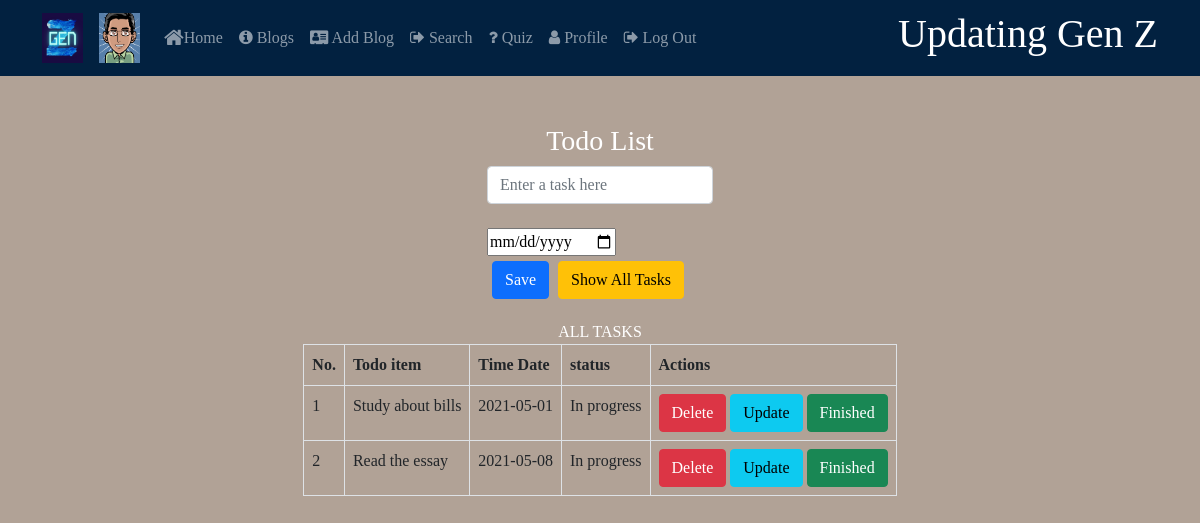
The page /showtodolist/1 on the database its author committed.
### app.py (models this page shows)
class Tasks(db.Model):
    id = db.Column(db.Integer, primary_key=True)
    user_id = db.Column(db.Integer)
    task = db.Column(db.String(200))
    status = db.Column(db.String(10), default="In progress")
    date = db.Column(db.String, nullable=True)

### app.py (the view)
@app.route('/showtodolist/<int:user_id>', methods=['POST', 'GET'])
def showtodolist(user_id):
    user = Users.query.filter_by(id=user_id).first()
    tasklist = Tasks.query.filter_by(user_id=user_id).all()
    return render_template('To-do.html', tasklist=tasklist, current_user=current_user, show = 1)

### Templates/To-do.html (shortened to what this page needs)
<!DOCTYPE html>
<html>
<head>
    <link href="https://cdn.jsdelivr.net/npm/bootstrap@5.0.0-beta3/dist/css/bootstrap.min.css" rel="stylesheet">
    <link rel="stylesheet" type="text/css" href="../static/Css/to-do.css">
    <link rel="stylesheet" href="https://cdnjs.cloudflare.com/ajax/libs/font-awesome/4.7.0/css/font-awesome.min.css">
</head>
<body>
	<header>
	    <nav class="navbar navbar-dark navbar-expand-sm fixed-top" style="background: #022140;">
	        <div class="container">
	            <a class="navbar-brand mr-auto" href="#"><img src="../static/img/logo.png" height="50" width="41"></a>
              <a class="navbar-brand mr-auto" href="#"><img src="../static/img/default_pf.png" height="50" width="41"></a>
	            <div class="collapse navbar-collapse" id="Navbar">
	               <ul class="navbar-nav mr auto">
	                <li class="nav-item"><a class="nav-link" href="/"><span class="fa fa-home fa-lg"> </span>Home</a></li>
	                  <li class="nav-item"><a class="nav-link" href="/allblogs"><i class="fa fa-info-circle"></i> </span>Blogs</a></li>
	                  <li class="nav-item"><a class="nav-link" href="/addblog/{{current_user.id}}"><i class="fa fa-address-card"></i> </span>Add Blog</a></li>
	                  <li class="nav-item"><a class="nav-link" href="/searchusers"><i class="fa fa-sign-out"></i> </span>Search</a></li>
                    <li class="nav-item"><a class="nav-link" href="#"><i class="fa fa-question"></i> </span>Quiz </a></li>
					          <li class="nav-item"><a class="nav-link" href="#"><i class="fa fa-user"></i> </span>Profile </a></li>
                    <li class="nav-item"><a class="nav-link" href="/logout"><i class="fa fa-sign-out"></i> </span>Log Out </a></li>
	                </ul>
	            </div>
	            <div>
	             <h1 style="color: white;">Updating Gen Z</h1>
	            </div>
	        </div>
	    </nav>
	</header>
    <p><br></p>
    <body>
        <div
        class="app-container d-flex align-items-center justify-content-center flex-column"
        ng-app="myApp"
        ng-controller="myController" style="margin-top: 100px;"      >
        <h3>Todo List</h3>
        <div class="d-flex align-items-center mb-3">
          <form method="POST">
          <div class="form-group mr-3 mb-0">
            <input
              ng-model="yourTask"
              type="text"
              class="form-control"
              id="formGroupExampleInput"
              placeholder="Enter a task here"
              name = 'task'
            />
          <br>
          <input type="date" id="birthdaytime" name="date">
          <br>
          <button
            type="submit"
            formaction="/todolist/{{current_user.id}}"
            class="btn btn-primary mr-3"
            ng-click="saveTask()"
            style="margin: 5px;">
          Save
          </button>
          <button type="submit" formaction="/showtodolist/{{current_user.id}}" class="btn btn-warning" ng-click="getTask()">
          Show All Tasks
          </button>
        </div>
      </form>
        </div>
        {% if show == 1 %}
        ALL TASKS
        <div class="table-responsive">
          <table class="table table-hover table-bordered">
            <thead>
              <tr>
                <th>No.</th>
                <th>Todo item</th>
                <th>Time Date</th>
                <th>status</th>
                <th>Actions</th>
              </tr>
            </thead>
            <tbody>
              {% for task in tasklist  %}
              <tr>
                <td>{{task.id}}</td>
                <td>{{task.task }}</td>
                <td>{{task.date }}</td>
                <td>{{ task.status }}</td>
                <td><button class="btn btn-danger"">Delete</button>
                  <button class="btn btn-info">Update</button>
                  <button class="btn btn-success">Finished</button>
                </td>
              </tr>
              {% endfor %}
            </tbody>
          </table>
        </div>
        {% endif %}
      </div>
    </body>
</html>

### Static/Css/to-do.css (style rules this page uses)
body { font-family: "Baloo 2", cursive; font-size: 16px; color: #ffffff; text-rendering: optimizeLegibility; background: #B1A296; font-weight: initial; }

### rows shown on the page
Tasks: id "1", task "Study about bills", date "2021-05-01", status "In progress"
Tasks: id "2", task "Read the essay", date "2021-05-08", status "In progress"
